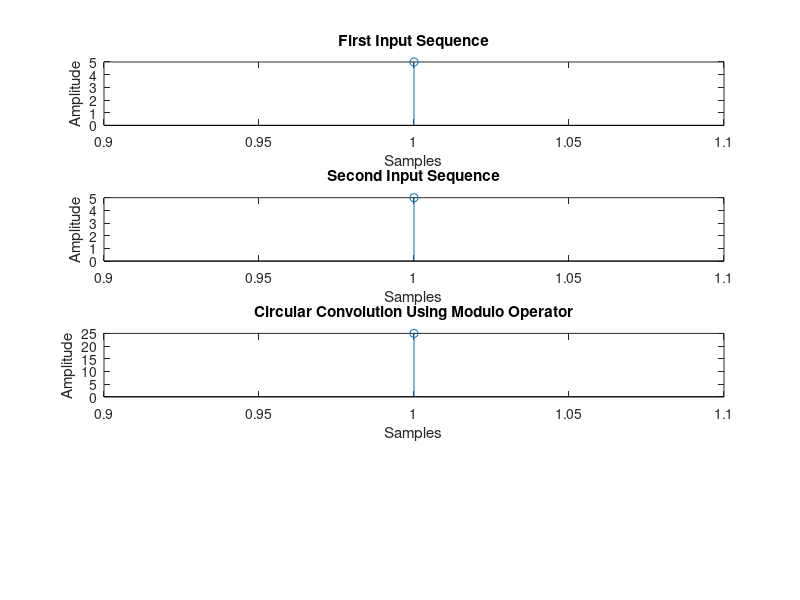

The MATLAB source for this figure:
clc;
close all;
clear all;
x=input('Enter the first sequence = ');
h=input('Enter the second sequence = ');
N1=length(x);
N2=length(h);
N=max(N1,N2); % MAX function
 
if(N2>N1)
X=[x,zeros(1,N-N1)];
H=h;
elseif(N2==N1)
        X=x;
        H=h;
else
X=x;
H=[h,zeros(1,N-N2)];
end
 
Y=zeros(1,N);  % To store Circular convolution points

% CIRCULAR CONVOLUTION using MODULO Operator
for m=0:N-1
  for n=0:N-1
    j=mod(m-n,N); % Modulo operation
    Y(m+1) = Y(m+1) + X(n+1).* H(j+1);  % +1 index==>Matlab indexing from 1
  endfor    
endfor

disp("Circular Convolution Points");
disp(Y);

% PLOTS
subplot(4,1,1)
stem(x);
title('First Input Sequence');
xlabel('Samples');
ylabel('Amplitude');
subplot(4,1,2)
stem(h);
title('Second Input Sequence');
xlabel('Samples');
ylabel('Amplitude');
subplot(4,1,3)
stem(Y);
title('Circular Convolution Using Modulo Operator');
xlabel('Samples');
ylabel('Amplitude');
 
%In built function: cconv(x,h,N)
##y=cconv(x,h,N);
##subplot(4,1,4)
##stem(y);
##title('Circular Convolution using Inbuilt Function');
##xlabel('Samples');
##ylabel('Amplitude');
